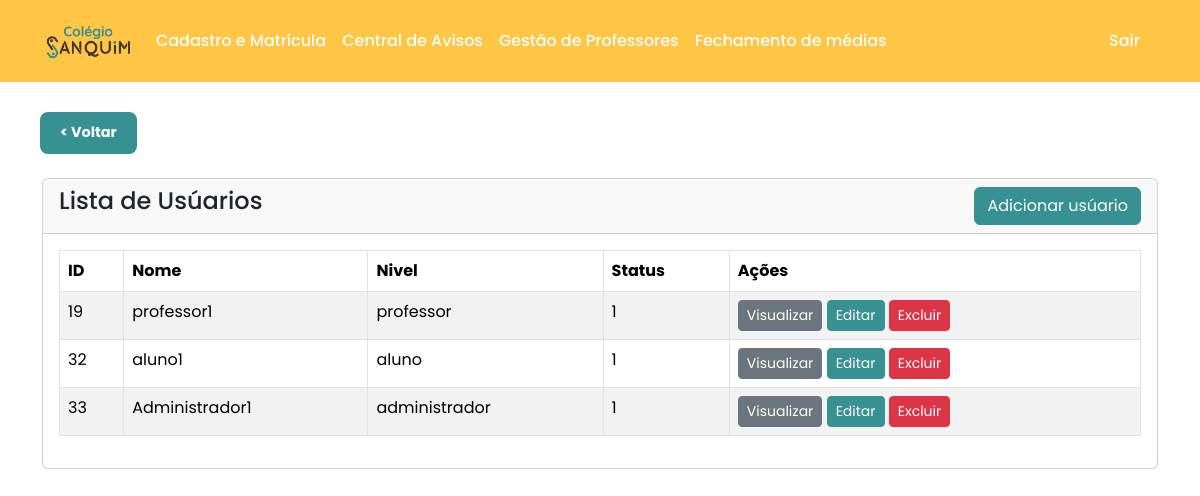
Screenshot of /Adm/phpAdm/index.php with the database file from the repository.
### tables this page shows
CREATE TABLE `usuarios` (
  `id` int(11) NOT NULL,
  `usuario` varchar(15) NOT NULL,
  `senha` varchar(255) NOT NULL,
  `nivel` varchar(15) NOT NULL,
  `status` int(11) NOT NULL
);

### Adm/phpAdm/index.php (the view, shortened to what this page needs)
<!doctype html>
<html lang="pt-br">
  <head>
    <link href="https://cdn.jsdelivr.net/npm/bootstrap@5.3.3/dist/css/bootstrap.min.css" rel="stylesheet" xintegrity="sha384-QWTKZyjpPEjISv5WaRU9OFeRpok6YctnYmDr5pNlyT2bRjXh0JMhjY6hW+ALEwIH">
  </head>
  <body>
        <?php
        include 'masterAdm.php';
        include 'conexao2.php';
        ?>
        <a href="cadastro-matricula.php" class="btn-voltar">< Voltar </a>
      <div class="container mt-4">
        <div class="row">
          <div class="col-md-12">
            <div class="card">
              <div class="card-header">
                <h4>Lista de Usúarios
                <a href="usuario-create.php" class="btn btn-custom float-end">Adicionar usúario</a>
                </h4>
              </div>
              <div class="card-body">
                <table class="table table-bordered table-striped">
                  <thead>
                    <tr>
                      <th>ID</th>
                      <th>Nome</th>
                      <th>Nivel</th>
                      <th>Status</th>
                      <th>Ações</th>
                    </tr>
                  </thead>
                  <tbody>
                    <?php
                    $sql = 'SELECT * FROM usuarios';
                    $usuarios = mysqli_query($conexao, $sql);
                    if(mysqli_num_rows($usuarios)>0){
                      foreach($usuarios as $usuario){
                    ?>
                    <tr>
                      <td><?=$usuario['id']?></td>
                      <td><?=$usuario['usuario']?></td>
                      <td><?=$usuario['nivel']?></td>
                      <td><?=$usuario['status']?></td>
                      <td>
                        <a href="usuario-view.php?id=<?=$usuario['id']?>" class="btn btn-secondary btn-sm">Visualizar</a>
                        <a href="usuario-edit.php?id=<?=$usuario['id']?>" class="btn btn-custom btn-sm">Editar</a>
                        <form action="acoes.php" method="post" class="d-inline">
                          <button onclick="return confirm('Tem certeza que deseja excluir')"
                          type="submit" name="delete_usuario" value="<?=$usuario['id']?>" class="btn btn-danger btn-sm">Excluir</button>
                        </form>
                      </td>
                    </tr>
                    <?php
                    }
                  }
                  else {
                    echo '<h5>Nenhum usuario encontrado</h5>';
                  }
                    ?>
                  </tbody>
                </table>
              </div>
            </div>
          </div>
        </div>
      </div>
  </body>
</html>

### Adm/phpAdm/index.php (style rules this page uses)
.btn-custom { background-color: #379091; border-color: #379091; color: #fff; }
.btn-voltar { display: inline-block; margin: 2rem 0 0 2.5rem; padding: 10px 20px; background-color: #379091; color: #ffffff; font-size: 0.9rem; font-weight: bold; text-decoration: none; border-radius: 8px; transition: background-color 0.3s, transform 0.2s; }

### rows the page displays
usuarios: id "19", usuario "professor1", nivel "professor", status "1"
usuarios: id "32", usuario "aluno1", nivel "aluno", status "1"
usuarios: id "33", usuario "Administrador1", nivel "administrador", status "1"
